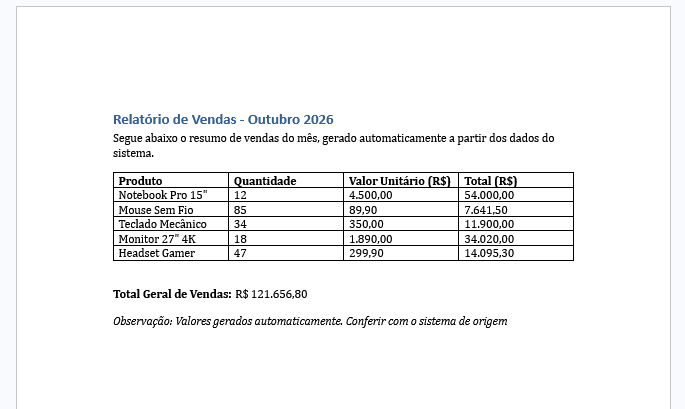

This chart was generated by the following Python code:
"""
TITULO: CRIAÇÃO E PREENCHIMENTO DE TABELAS
AUTOR: WELLINGTON M SANTOS
DATA: 2026/10/07
OBJETIVO: APRENDER A CRIAR TABELAS, PREENCHER CÉLULAS, ADICIONAR LINHAS DINAMICAMENTE
E APLICAR ESTILOS DE TABELA.
"""

# BIBLIOTECAS
from docx import Document
from docx.shared import Cm, Pt, RGBColor
from docx.enum.table import WD_TABLE_ALIGNMENT
from loguru import logger

# MAIN
def main():
    logger.info('Configurando a criação do documento word com tabelas.')
    documento = Document()

    # titulo
    logger.info('Inserindo título introdutório')
    documento.add_heading(
        text='Relatório de Vendas - Outubro 2026',
        level=1
    )

    # texto introdutorio
    logger.info('Inserindo texto introdutório')
    documento.add_paragraph(
        text='Segue abaixo o resumo de vendas do mês, gerado automaticamente a partir dos dados do sistema.'
    )

    # dados mockados
    dados_vendas = [
        ('Produto', 'Quantidade', 'Valor Unitário (R$)', 'Total (R$)'),
        ('Notebook Pro 15"', 12, 4500.00, 54000.00),
        ('Mouse Sem Fio', 85, 89.90, 7641.50),
        ('Teclado Mecânico', 34, 350.00, 11900.00),
        ('Monitor 27" 4K', 18, 1890.00, 34020.00),
        ('Headset Gamer', 47, 299.90, 14095.30),
    ]

    # tabela 1x4
    logger.info('Criando tabela')
    tabela = documento.add_table(rows=1, cols=4)
    tabela.style = 'Table Grid'
    tabela.alignment = WD_TABLE_ALIGNMENT.CENTER

    # inserir cabeçalhos em negrito
    logger.info('Inserindo cabeçalhos')
    cabecalho = tabela.rows[0].cells
    for i, texto in enumerate(dados_vendas[0]):
        cabecalho[i].text = texto
        for paragrafo in cabecalho[i].paragraphs: # negrito
            for run in paragrafo.runs:
                run.bold = True
                run.font.size = Pt(11)
    
    # popular
    logger.info('Adicionando linhas de dados') 
    for produto, qtd, valor_unit, total in dados_vendas[1:]:
        linha = tabela.add_row().cells
        linha[0].text = produto
        linha[1].text = str(qtd)
        linha[2].text = f'{valor_unit:,.2f}'.replace(',', 'X').replace('.', ',').replace('X', '.')
        linha[3].text = f'{total:,.2f}'.replace(',', 'X').replace('.', ',').replace('X', '.')

    documento.add_paragraph() # espaço 


    # totais
    logger.info('Inserido resumo de totais')
    total_geral = sum(item[3] for item in dados_vendas[1:])
    paragrafo_total = documento.add_paragraph()
    paragrafo_total.add_run('Total Geral de Vendas: ').bold = True
    paragrafo_total.add_run(f'R$ {total_geral:,.2f}'.replace(',', 'X').replace('.', ',').replace('X', '.'))

    # paragrafo de observação
    documento.add_paragraph(
        text='Observação: Valores gerados automaticamente. Conferir com o sistema de origem'
    ).runs[0].italic = True

    # criando doc
    logger.info('Salvando o documento.')
    documento.save('ex03.docx')
    logger.info('Documento criado com sucesso: ex03.docx')

if __name__ == '__main__':
    main()
